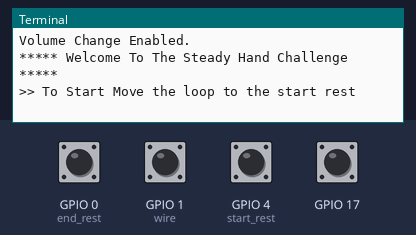
This program was run on a simulated Raspberry Pi (BCM pin numbers). On the bench: the last lines printed to the terminal. The inputs (shaded band) are chosen by the test bench; at power-on: GPIO 0 (end_rest), GPIO 1 (wire), GPIO 4 (start_rest), GPIO 17 HIGH. The clock reads 2024-03-15 10:24:30 at power-on unless the program sets it; sound played through the audio output is not drawn and takes no time.

Above: at 1.2 s.
1.3 s: GPIO 4 (start_rest) pulled LOW for 0.15 s
At 3.1 s:
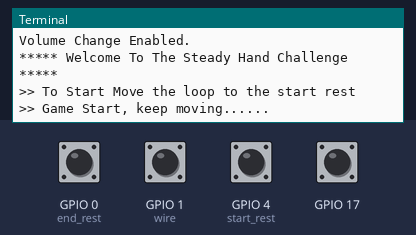
3.5 s: GPIO 0 (end_rest) pulled LOW for 0.15 s
At 4.5 s:
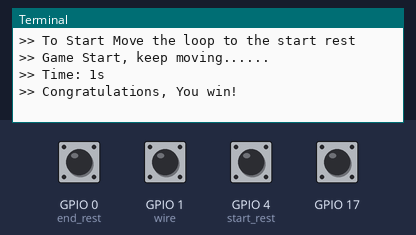
5.1 s: GPIO 17 pulled LOW for 0.15 s
At 5.36 s:
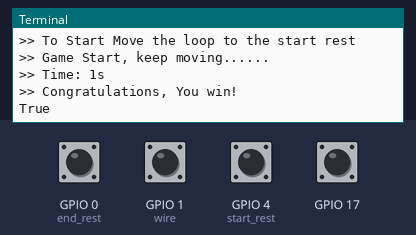
7.0 s: GPIO 17 pulled LOW for 1 s
At 8.9 s:
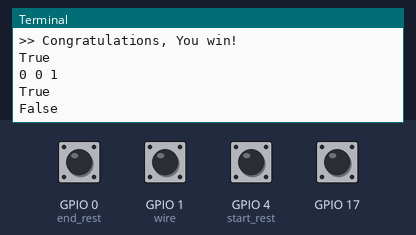

Measured:
- after the input at 1.3 s, the terminal: prints a new line after 0.70 s (image 1)
- after the input at 3.5 s, the terminal: prints a new line at once (image 2)
- after the input at 5.1 s, the terminal: prints a new line at once (image 3)
- after the input at 7.0 s, the terminal: prints a new line after 1.0 s (image 4)

The program:

v2.2_add_touch_button.py
```python
# -*- coding: utf-8 -*-
import RPi.GPIO as GPIO
import time
import pygame
import datetime
import serial

def setVolume(volume):
    if volume >= 0 and volume <=100:
        volumeValue = volume/100.
        pygame.mixer.music.set_volume(volumeValue)
        print('Volume: {:.0f} '.format(volumeValue*100),end='')
        print('\b' * len('Volume: 100 '), end='', flush=True)
    else:
        print('Ooops, Please set the valid volume.')

def musicSetup():
    pygame.mixer.init()

def soundSelect(bgmFile,startFile,ooopsFile,endFile):
    bgm = pygame.mixer.Sound(bgmFile)
    start = pygame.mixer.Sound(startFile)
    ooops = pygame.mixer.Sound(ooopsFile)
    end = pygame.mixer.Sound(endFile)
    print(bgm, start,ooops,end)
    return (bgm, start,ooops,end)

def play(soundFile, times):
    bgm = pygame.mixer.music.load(soundFile)
    pygame.mixer.music.play(times)

def stopPlay():
    pygame.mixer.music.stop()

def tellTimeUsed(total_time):
    # Get Sound Source
    yongshi = './music/yongshi.mp3'
    yi = './music/one.mp3'
    er = './music/two.mp3'
    san = './music/three.mp3'
    si = './music/four.mp3'
    wu = './music/five.mp3'
    liu = './music/six.mp3'
    qi = './music/seven.mp3'
    ba = './music/eight.mp3'
    jiu = './music/nine.mp3'
    shi = './music/ten.mp3'
    bai = './music/bai.mp3'
    fen = './music/fen.mp3'
    miao = './music/miao.mp3'
    ling = './music/0.mp3'
    # Extract Every Number
    ones = total_time%100%10
    tens = total_time%100//10
    huns = total_time//100
    print(huns,tens,ones)
    play(yongshi,1)
    time.sleep(1)
    if huns == 1:
        play(yi,1)
        time.sleep(1)
    elif huns == 2:
        play(er,1)
        time.sleep(1)
    elif huns == 3:
        play(san,1)
        time.sleep(1)
    elif huns == 4:
        play(si,1)
        time.sleep(1)
    elif huns == 5:
        play(wu,1)
        time.sleep(1)
    elif huns == 6:
        play(liu,1)
        time.sleep(1)
    elif huns == 7:
        play(qi,1)
        time.sleep(1)
    elif huns == 8:
        play(ba,1)
        time.sleep(1)
    elif huns == 9:
        play(jiu,1)
        time.sleep(1)
    else:
        pass

    if huns > 0:
        play(bai,1)
        time.sleep(1)

    if tens == 1:
        play(yi,1)
    elif tens == 2:
        play(er,1)
    elif tens == 3:
        play(san,1)
    elif tens == 4:
        play(si,1)
    elif tens == 5:
        play(wu,1)
    elif tens == 6:
        play(liu,1)
    elif tens == 7:
        play(qi,1)
    elif tens == 8:
        play(ba,1)
    elif tens == 9:
        play(jiu,1)
    else:
        if huns == 0:
            pass
        else:
            play(ling,1)
    time.sleep(1)
    if huns == 0 and tens == 0:
        pass
    else:
        play(shi,1)
        time.sleep(1)

    if ones == 1:
        play(yi,1)
    elif ones == 2:
        play(er,1)
    elif ones == 3:
        play(san,1)
    elif ones == 4:
        play(si,1)
    elif ones == 5:
        play(wu,1)
    elif ones == 6:
        play(liu,1)
    elif ones == 7:
        play(qi,1)
    elif ones == 8:
        play(ba,1)
    elif ones == 9:
        play(jiu,1)
    else:
        pass
    time.sleep(1)
    play(miao,1)
    time.sleep(1)

def setUp():
    GPIO.setmode(GPIO.BCM)
    GPIO.setup(4, GPIO.IN, pull_up_down=GPIO.PUD_UP)
    GPIO.setup(0, GPIO.IN, pull_up_down=GPIO.PUD_UP)
    GPIO.setup(1, GPIO.IN, pull_up_down=GPIO.PUD_UP)
    # Touch Button for Record
    GPIO.setup(17, GPIO.IN, pull_up_down=GPIO.PUD_UP)

def detectVolumeChange():
    global ser, VolumeChangeEnableFlag
    if VolumeChangeEnableFlag == True:
        if ser.inWaiting() > 0:
            data = ser.readline()[:-1]
            data = int(data)
            volumeToSet = 100*data/1023
            setVolume(volumeToSet)
    else:
        current_volume = pygame.mixer.music.get_volume()
        # print(current_volume)
        if 100 -  current_volume*100 < 10:
            pass
        else:
            setVolume(100.)

def interrupt_handler(channel):
    global RecordingState
    # Record Touch Button
    if channel == 17:
        if GPIO.input(17) == False:
            RecordingState = True
            print(RecordingState)
        else:
            RecordingState = False
            print(RecordingState)

def main():
    print("***** Welcome To The Steady Hand Challenge *****")
    setUp()
    musicSetup()

    bgmSound = './music/creativeminds_l.mp3'
    startSound = './music/start_ad_01.mp3'
    ooopsSound = './music/ooops_ya_01.mp3'
    endSound = './music/end_fql_01.mp3'
    badSound = '/music/ooops_ya_02.mp3'

    dum = 0
    start_rest = 4
    end_rest = 0
    wire = 1

    # Record Handdler
    GPIO.add_event_detect(17,GPIO.BOTH, callback=interrupt_handler, bouncetime=200)
    while True:
        print(">> To Start Move the loop to the start rest")
        stopPlay()
        # Wait for the iron loop to touch the
        # Start rest A
        while GPIO.input(start_rest) != 0:
            detectVolumeChange()
            time.sleep(0.01)
        # print(">> Start when you are ready")
        play(startSound,5)
        time.sleep(0.7)
        while GPIO.input(start_rest) == 0:
            detectVolumeChange()
            time.sleep(0.01)
        play(bgmSound,-1)
        print(">> Game Start, keep moving......")
        start_time = datetime.datetime.now()
        errorCounter = 0
        happyFlag = True
        while GPIO.input(end_rest) != 0:
            if GPIO.input(wire) != 0:
                detectVolumeChange()
                time.sleep(0.01)
            else:
                play(ooopsSound,1)
                time.sleep(1)
                errorCounter = errorCounter + 1
                happyFlag = False
                print('>> Ooops, Game Over')
                break
        end_time = datetime.datetime.now()
        total_time =(end_time  - start_time).seconds
        print('>> Time: ' + str(total_time) + 's')
        stopPlay()
        if happyFlag == True:
            print('>> Congratulations, You win!')
            play(endSound,1)
            time.sleep(2)
            tellTimeUsed(total_time)
        else:
            pass

VolumeChangeEnableFlag = False
try:
    ser = serial.Serial('/dev/ttyACM0',9600)
    VolumeChangeEnableFlag = True
    print('Volume Change Enabled.')
except:
    VolumeChangeEnableFlag = False
    print('Volume Change Disabled.')
    pass
RecordingState = False
main()
```
